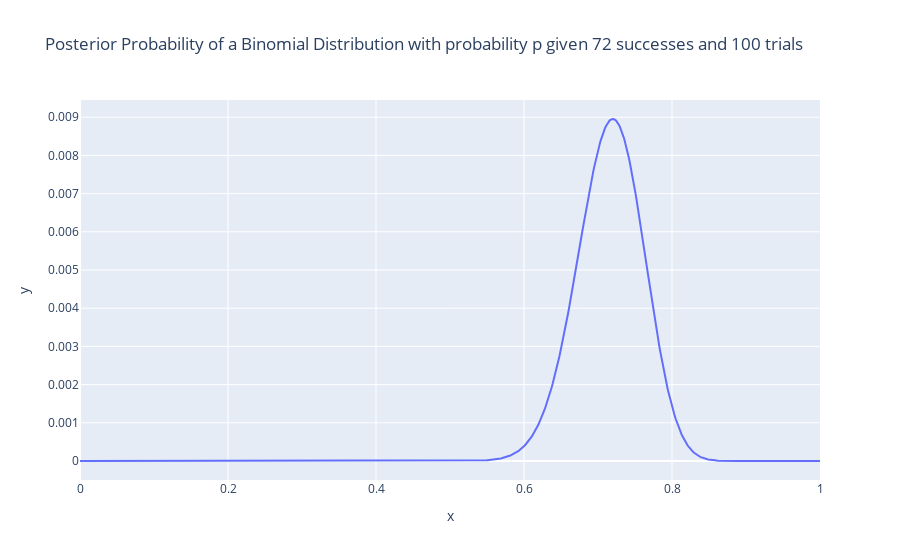

Notebook code for this chart:
### Code cell
n = 100
k = run_game(n)

p_grid = np.linspace(0, 1, 1000)
prob_p = np.ones(1000)  # Prior probabilities assigned to each outcome. This is a uniform prior
prob_data = binom.pmf(k=k, n=n, p=p_grid) # Likelihood 
# The binom.pmf function returns the probability of k successes over n trials when the probability of success is p
# We want to plot the likelihood of each of these models across all values of p from 0 to 1
posterior = prob_data * prob_p
posterior = posterior/sum(posterior)
px.line(x=p_grid, y=posterior, title=f"Posterior Probability of a Binomial Distribution with probability p given {k} successes and {n} trials")

### Figure 1 — Plotly figure (JSON) as saved in the notebook; plotly's stock layout.template omitted (floating-point values rounded to 4 significant figures; data arrays with more than 128 entries replaced by an {"elided": "..."} marker saying what was removed)
{"data": [{"hovertemplate": "x=%{x}<br>y=%{y}<extra></extra>", "legendgroup": "", "line": {"color": "#636efa", "dash": "solid"}, "mode": "lines", "name": "", "orientation": "v", "showlegend": false, "type": "scatter", "x": {"elided": "1000 float values"}, "xaxis": "x", "y": {"elided": "1000 float values"}, "yaxis": "y"}], "layout": {"legend": {"tracegroupgap": 0}, "title": {"text": "Posterior Probability of a Binomial Distribution with probability p given 72 successes and 100 trials"}, "xaxis": {"anchor": "y", "domain": [0, 1], "title": {"text": "x"}}, "yaxis": {"anchor": "x", "domain": [0, 1], "title": {"text": "y"}}}}
